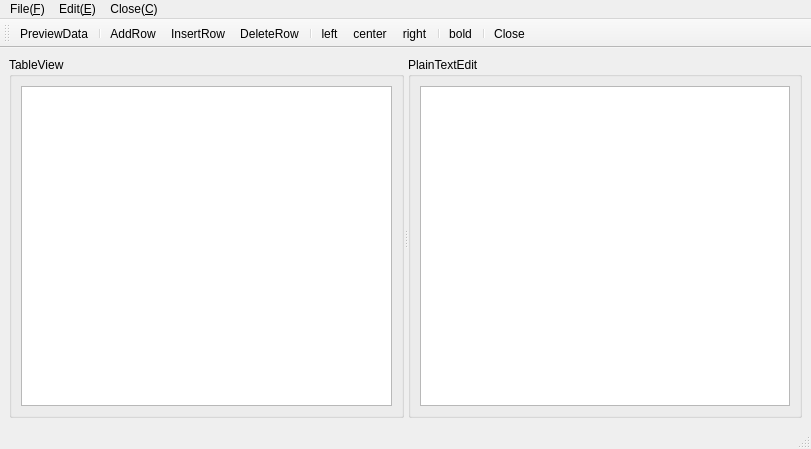
<?xml version="1.0" encoding="UTF-8"?>
<ui version="4.0">
 <class>MainWindow</class>
 <widget class="QMainWindow" name="MainWindow">
  <property name="geometry">
   <rect>
    <x>0</x>
    <y>0</y>
    <width>811</width>
    <height>449</height>
   </rect>
  </property>
  <property name="windowTitle">
   <string>MainWindow</string>
  </property>
  <widget class="QWidget" name="centralwidget">
   <layout class="QVBoxLayout" name="verticalLayout">
    <item>
     <widget class="QSplitter" name="splitter">
      <property name="orientation">
       <enum>Qt::Horizontal</enum>
      </property>
      <widget class="QGroupBox" name="groupBox">
       <property name="title">
        <string>TableView</string>
       </property>
       <layout class="QVBoxLayout" name="verticalLayout_2">
        <item>
         <widget class="QTableView" name="tableView"/>
        </item>
       </layout>
      </widget>
      <widget class="QGroupBox" name="groupBox_2">
       <property name="title">
        <string>PlainTextEdit</string>
       </property>
       <property name="flat">
        <bool>false</bool>
       </property>
       <layout class="QVBoxLayout" name="verticalLayout_3">
        <item>
         <widget class="QPlainTextEdit" name="plainTextEdit"/>
        </item>
       </layout>
      </widget>
     </widget>
    </item>
   </layout>
  </widget>
  <widget class="QMenuBar" name="menubar">
   <property name="geometry">
    <rect>
     <x>0</x>
     <y>0</y>
     <width>811</width>
     <height>22</height>
    </rect>
   </property>
   <widget class="QMenu" name="menuFile">
    <property name="title">
     <string>File(&amp;F)</string>
    </property>
    <addaction name="actNew"/>
    <addaction name="actOpen"/>
    <addaction name="separator"/>
    <addaction name="actSave"/>
    <addaction name="actClose"/>
   </widget>
   <widget class="QMenu" name="menuEdit">
    <property name="title">
     <string>Edit(&amp;E)</string>
    </property>
   </widget>
   <widget class="QMenu" name="menuClose">
    <property name="title">
     <string>Close(&amp;C)</string>
    </property>
   </widget>
   <addaction name="menuFile"/>
   <addaction name="menuEdit"/>
   <addaction name="menuClose"/>
  </widget>
  <widget class="QStatusBar" name="statusbar"/>
  <widget class="QToolBar" name="toolBar">
   <property name="windowTitle">
    <string>toolBar</string>
   </property>
   <property name="toolButtonStyle">
    <enum>Qt::ToolButtonTextUnderIcon</enum>
   </property>
   <attribute name="toolBarArea">
    <enum>TopToolBarArea</enum>
   </attribute>
   <attribute name="toolBarBreak">
    <bool>false</bool>
   </attribute>
   <addaction name="actPreviewData"/>
   <addaction name="separator"/>
   <addaction name="actAddRow"/>
   <addaction name="actInsertRow"/>
   <addaction name="actDeleteRow"/>
   <addaction name="separator"/>
   <addaction name="actLeft"/>
   <addaction name="actCenter"/>
   <addaction name="actRight"/>
   <addaction name="separator"/>
   <addaction name="actFontBold"/>
   <addaction name="separator"/>
   <addaction name="actClose"/>
  </widget>
  <action name="actNew">
   <property name="enabled">
    <bool>true</bool>
   </property>
   <property name="icon">
    <iconset theme="document-new" resource="menu_images.qrc">
     <normaloff>:/images/100.bmp</normaloff>:/images/100.bmp</iconset>
   </property>
   <property name="text">
    <string>New</string>
   </property>
   <property name="toolTip">
    <string>Create a file</string>
   </property>
   <property name="shortcut">
    <string>Ctrl+N</string>
   </property>
  </action>
  <action name="actOpen">
   <property name="icon">
    <iconset theme="document-open" resource="menu_images.qrc">
     <normaloff>:/images/001.GIF</normaloff>:/images/001.GIF</iconset>
   </property>
   <property name="text">
    <string>Open...</string>
   </property>
   <property name="toolTip">
    <string>Open a file</string>
   </property>
   <property name="statusTip">
    <string>Open a file</string>
   </property>
   <property name="shortcut">
    <string>Ctrl+O</string>
   </property>
  </action>
  <action name="actClose">
   <property name="icon">
    <iconset resource="menu_images.qrc">
     <normaloff>:/images/132.bmp</normaloff>:/images/132.bmp</iconset>
   </property>
   <property name="text">
    <string>Close</string>
   </property>
   <property name="toolTip">
    <string>Close a file</string>
   </property>
  </action>
  <action name="actPreviewData">
   <property name="icon">
    <iconset resource="menu_images.qrc">
     <normaloff>:/icons/export1.bmp</normaloff>:/icons/export1.bmp</iconset>
   </property>
   <property name="text">
    <string>PreviewData</string>
   </property>
  </action>
  <action name="actAddRow">
   <property name="icon">
    <iconset resource="menu_images.qrc">
     <normaloff>:/icons/append.bmp</normaloff>:/icons/append.bmp</iconset>
   </property>
   <property name="text">
    <string>AddRow</string>
   </property>
  </action>
  <action name="actInsertRow">
   <property name="icon">
    <iconset resource="menu_images.qrc">
     <normaloff>:/icons/306.bmp</normaloff>:/icons/306.bmp</iconset>
   </property>
   <property name="text">
    <string>InsertRow</string>
   </property>
  </action>
  <action name="actDeleteRow">
   <property name="icon">
    <iconset resource="menu_images.qrc">
     <normaloff>:/icons/delete.bmp</normaloff>:/icons/delete.bmp</iconset>
   </property>
   <property name="text">
    <string>DeleteRow</string>
   </property>
  </action>
  <action name="actLeft">
   <property name="checkable">
    <bool>true</bool>
   </property>
   <property name="icon">
    <iconset resource="menu_images.qrc">
     <normaloff>:/icons/508.bmp</normaloff>:/icons/508.bmp</iconset>
   </property>
   <property name="text">
    <string>left</string>
   </property>
  </action>
  <action name="actCenter">
   <property name="checkable">
    <bool>true</bool>
   </property>
   <property name="icon">
    <iconset resource="menu_images.qrc">
     <normaloff>:/icons/510.bmp</normaloff>:/icons/510.bmp</iconset>
   </property>
   <property name="text">
    <string>center</string>
   </property>
  </action>
  <action name="actRight">
   <property name="checkable">
    <bool>true</bool>
   </property>
   <property name="checked">
    <bool>false</bool>
   </property>
   <property name="icon">
    <iconset resource="menu_images.qrc">
     <normaloff>:/icons/512.bmp</normaloff>:/icons/512.bmp</iconset>
   </property>
   <property name="text">
    <string>right</string>
   </property>
  </action>
  <action name="actFontBold">
   <property name="icon">
    <iconset resource="menu_images.qrc">
     <normaloff>:/icons/500.bmp</normaloff>:/icons/500.bmp</iconset>
   </property>
   <property name="text">
    <string>bold</string>
   </property>
  </action>
  <action name="actSave">
   <property name="icon">
    <iconset resource="menu_images.qrc">
     <normaloff>:/icons/save.bmp</normaloff>:/icons/save.bmp</iconset>
   </property>
   <property name="text">
    <string>Save</string>
   </property>
   <property name="shortcut">
    <string>Ctrl+S</string>
   </property>
  </action>
 </widget>
 <tabstops>
  <tabstop>tableView</tabstop>
  <tabstop>plainTextEdit</tabstop>
 </tabstops>
 <resources>
  <include location="menu_images.qrc"/>
 </resources>
 <connections>
  <connection>
   <sender>actClose</sender>
   <signal>triggered()</signal>
   <receiver>MainWindow</receiver>
   <slot>close()</slot>
   <hints>
    <hint type="sourcelabel">
     <x>-1</x>
     <y>-1</y>
    </hint>
    <hint type="destinationlabel">
     <x>405</x>
     <y>224</y>
    </hint>
   </hints>
  </connection>
 </connections>
</ui>
